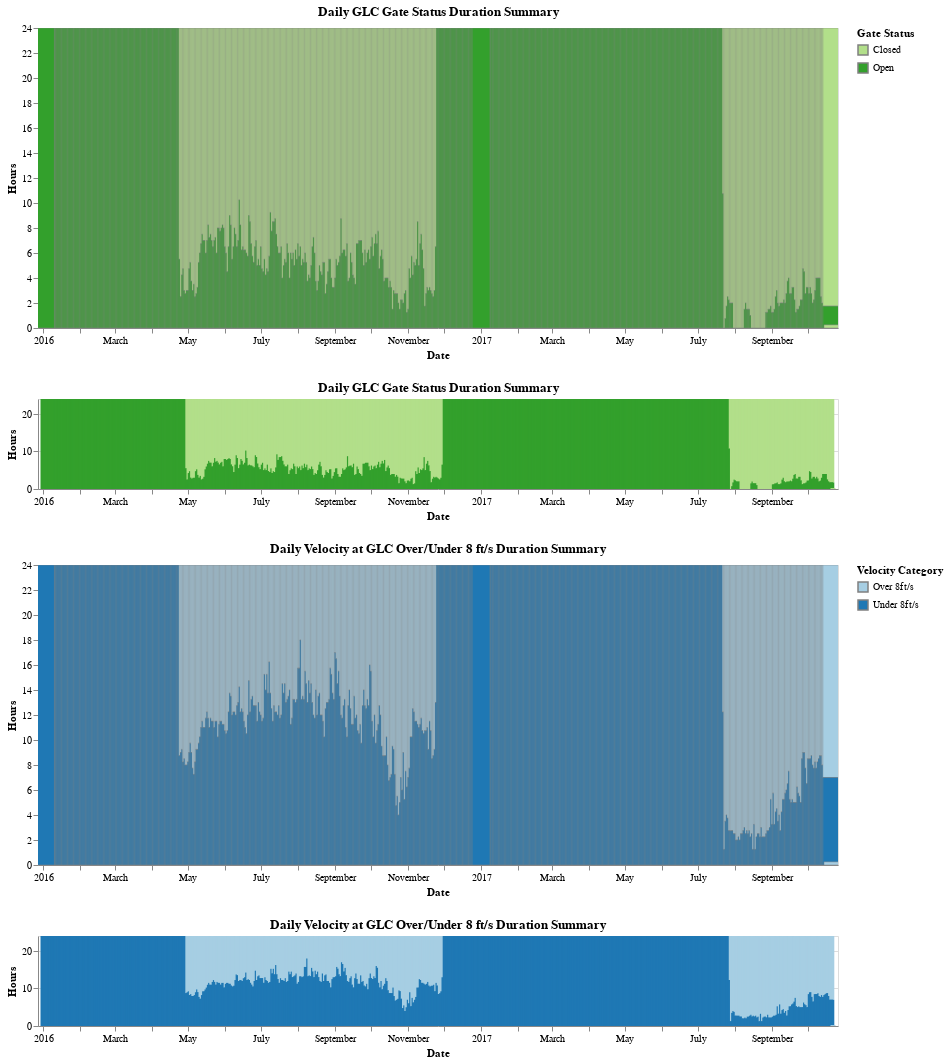

The notebook cell saved with this chart:
### Code cell
combined_bar_charts

### Figure 1 — Vega-Lite specification as saved in the notebook (floating-point values rounded to 4 significant figures; data arrays with more than 128 entries replaced by an {"elided": "..."} marker saying what was removed)
{"config": {"view": {"continuousWidth": 300, "continuousHeight": 300}}, "vconcat": [{"vconcat": [{"mark": {"type": "bar", "stroke": "grey", "strokeWidth": 0.5, "width": {"band": 0.7}}, "encoding": {"color": {"condition": {"param": "param_4", "field": "gate_status", "scale": {"domain": ["Closed", "Open"], "range": ["#b2df8a", "#33a02c"]}, "title": "Gate Status", "type": "nominal"}, "value": "lightgray"}, "tooltip": [{"field": "date", "type": "temporal"}, {"field": "gate_status", "type": "nominal"}, {"field": "total_gate_duration", "type": "quantitative"}], "x": {"field": "date", "scale": {"domain": {"param": "param_4"}}, "title": "Date", "type": "temporal"}, "y": {"field": "total_gate_duration", "title": "Hours", "type": "quantitative"}}, "height": 300, "title": "Daily GLC Gate Status Duration Summary", "width": 800}, {"mark": {"type": "bar"}, "encoding": {"color": {"condition": {"param": "param_4", "field": "gate_status", "scale": {"domain": ["Closed", "Open"], "range": ["#b2df8a", "#33a02c"]}, "title": "Gate Status", "type": "nominal"}, "value": "lightgray"}, "tooltip": [{"field": "date", "type": "temporal"}, {"field": "gate_status", "type": "nominal"}, {"field": "total_gate_duration", "type": "quantitative"}], "x": {"field": "date", "title": "Date", "type": "temporal"}, "y": {"field": "total_gate_duration", "title": "Hours", "type": "quantitative"}}, "height": 90, "name": "view_8", "title": "Daily GLC Gate Status Duration Summary", "width": 800}], "data": {"name": "data-d6b95e1c5cd1fb830b1027db27ca159d"}}, {"vconcat": [{"mark": {"type": "bar", "stroke": "grey", "strokeWidth": 0.5, "width": {"band": 0.7}}, "encoding": {"color": {"condition": {"param": "param_4", "field": "Velocity_Category", "scale": {"domain": ["Over 8ft/s", "Under 8ft/s"], "range": ["#a6cee3", "#1f78b4"]}, "title": "Velocity Category", "type": "nominal"}, "value": "lightgray"}, "tooltip": [{"field": "date", "type": "temporal"}, {"field": "Velocity_Category", "type": "nominal"}, {"field": "total_velocity_duration", "type": "quantitative"}], "x": {"field": "date", "scale": {"domain": {"param": "param_4"}}, "title": "Date", "type": "temporal"}, "y": {"field": "total_velocity_duration", "title": "Hours", "type": "quantitative"}}, "height": 300, "title": "Daily Velocity at GLC Over/Under 8 ft/s Duration Summary", "width": 800}, {"mark": {"type": "bar"}, "encoding": {"color": {"condition": {"param": "param_4", "field": "Velocity_Category", "scale": {"domain": ["Over 8ft/s", "Under 8ft/s"], "range": ["#a6cee3", "#1f78b4"]}, "title": "Velocity Category", "type": "nominal"}, "value": "lightgray"}, "tooltip": [{"field": "date", "type": "temporal"}, {"field": "Velocity_Category", "type": "nominal"}, {"field": "total_velocity_duration", "type": "quantitative"}], "x": {"field": "date", "title": "Date", "type": "temporal"}, "y": {"field": "total_velocity_duration", "title": "Hours", "type": "quantitative"}}, "height": 90, "name": "view_7", "title": "Daily Velocity at GLC Over/Under 8 ft/s Duration Summary", "width": 800}], "data": {"name": "data-8b1332a56313a245b72de7f9a974192c"}}], "params": [{"name": "param_4", "select": {"type": "interval", "encodings": ["x"], "mark": {"stroke": "cyan", "strokeOpacity": 1}}, "views": ["view_8", "view_7"]}], "resolve": {"scale": {"color": "independent"}}, "$schema": "https://vega.github.io/schema/vega-lite/v5.20.1.json", "datasets": {"data-d6b95e1c5cd1fb830b1027db27ca159d": {"elided": "939 records"}, "data-8b1332a56313a245b72de7f9a974192c": {"elided": "961 records"}}}
